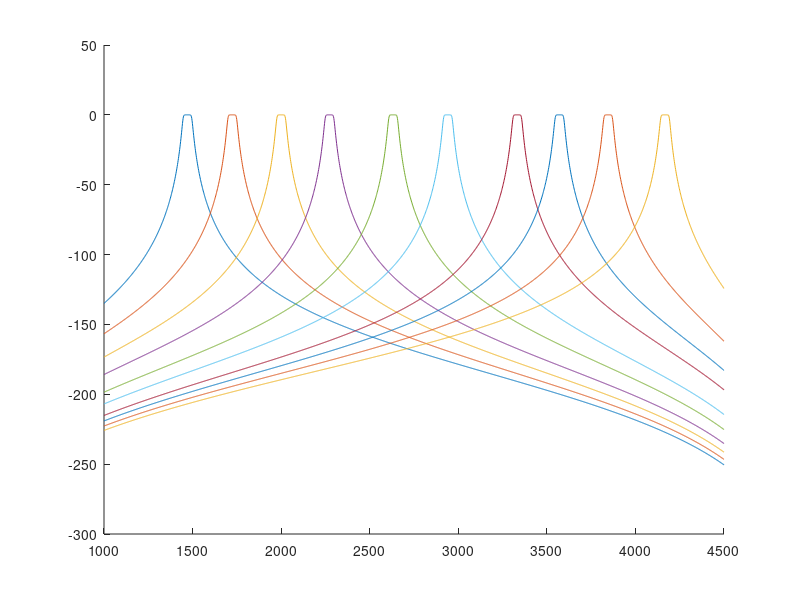
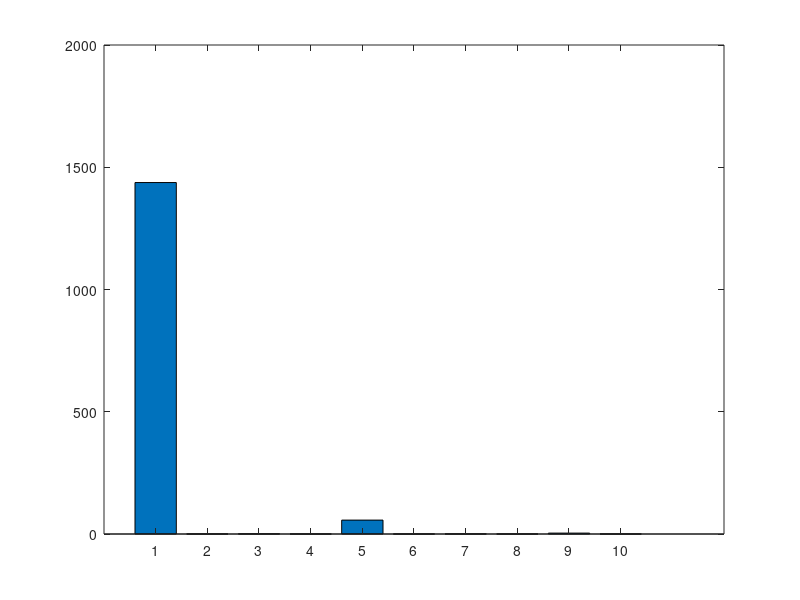
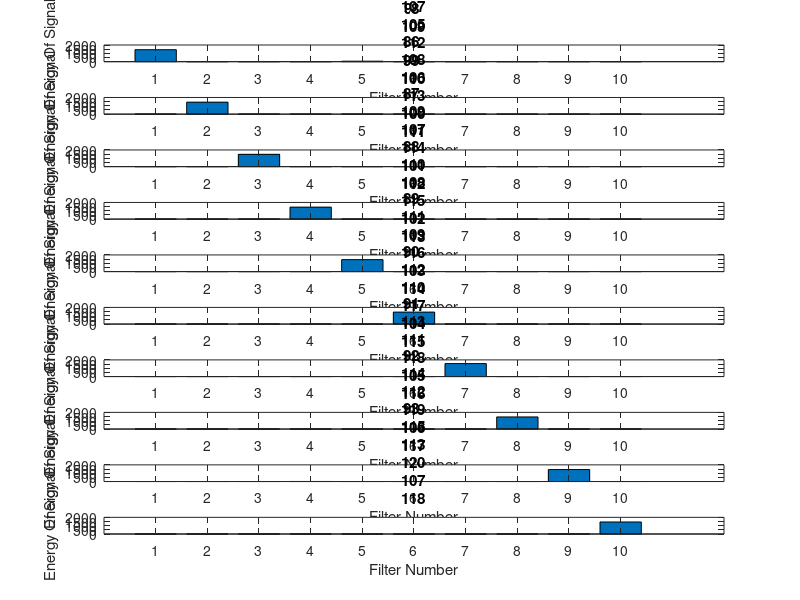

Source code (MATLAB) for these figures, in order:
%% Setup
clc, clear, close all;
% Player center frequencies in H
f_players = [1471, 1724, 2000, 2273, 2632, 2941, 3333, 3571, 3846, 4167];
denoms = zeros(11,10);
nums = zeros(11,10);
f_s = 10000; % sampling frequency (remember we have decimated)
BW = 50; % Full bandwidth of filters in Hz

%% Create Filters
figure;
hold on;
for i = 1:10
   f_lower = f_players(i) - BW/2; % Lower corner frequency of BPF
   f_upper = f_players(i) + BW/2; % Upper corner frequency of BPF
   [b1, a1] = butter(5, [f_lower*2/f_s, f_upper*2/f_s]);
   nums(:, i) = b1;
   denoms(:, i) = a1;
   % IMPORTANT: ‘butter’ takes frequency specifications in half cycles/sample,
   % not Hz, hence the division by f_s and multiplication by 2
   f_axis = linspace(1000, 4500, 2000); % create a freq axis from 1 to 4.5 kHz
   H1 = freqz(b1, a1, f_axis, f_s); % calculates the freq response H1
   % at the frequencies in f axis

   
   %plot(f_axis, abs(H1)); % magnitude of the frequency response
    
   %plot the response in dB
   H_db = 20 * log10(abs(H1));
   plot(f_axis, H_db);
end

%% SAVE NUMERATORS AND DENOMINATORS
a_iir = transpose(denoms);
b_iir = transpose(nums);

%% save the files
save a1.txt a_iir -ascii -double;
save b1.txt b_iir -ascii -double;

%% Set up Square wave

Fs = 10e3;                   % The sampling frequency
t = linspace(0, 0.2, 2000);  % The time vector with a length of 0.2 seconds and 2000 total samples
freq = 1471;                 % The frequency of player 1
data_vect = zeros(2000,10);
energy_vals = zeros(10,10);

data_vect(:,1) = square(2*pi*f_players(1)*t);     % Create the time domain square waves
data_vect(:,2) = square(2*pi*f_players(2)*t); 
data_vect(:,3) = square(2*pi*f_players(3)*t); 
data_vect(:,4) = square(2*pi*f_players(4)*t); 
data_vect(:,5) = square(2*pi*f_players(5)*t); 
data_vect(:,6) = square(2*pi*f_players(6)*t); 
data_vect(:,7) = square(2*pi*f_players(7)*t); 
data_vect(:,8) = square(2*pi*f_players(8)*t); 
data_vect(:,9) = square(2*pi*f_players(9)*t); 
data_vect(:,10) = square(2*pi*f_players(10)*t); 

%% Calculate Energies through Filters
for i = 1:10
   sample = data_vect(:,i);
   for j = 1:10
       num = nums(:,j);
       denom = denoms(:,j);
       filtered = filter(num, denom, sample);
       energy_vals(i, j) = sum(abs(filtered).*abs(filtered));
   end
end

%% plot only first filter
figure;
bar(energy_vals(1,:));

%% plotting all 10 energy signals
figure;
for i = 1:10
    subplot(10,1,i);
    bar(energy_vals(i,:));
    xlabel("Filter Number");
    ylabel("Energy Of Signal");
    title("Signal" + i);
end

